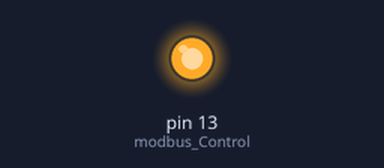
The sketch below on a simulated Arduino Uno, built with avr-gcc and run on an emulated ATmega328P. On the bench: output pins drawn as LEDs (lit = HIGH).

Above: at 0.1 s.
Timing chart, 0 to 1.6 s (numbered marks = the images above):
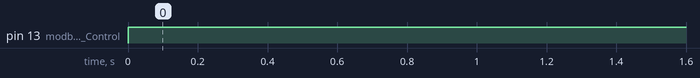

Measured:
- by itself, pin 13 (modbus_Control): LOW → HIGH at 0.00 s

The sketch:

RS485_4CH_Relay_ONOFF.ino
```cpp
/* Arduino Control Modbus Relay 4 Ch Using MAX485 Module
 *
 * [Arduino UNO] [MAX485 TTLtoRS485] [Relay 4Ch]
 * Serial OUT    Rx(2번)---RO(=Tx)    VCC
 * HIGH(5V)        (13번)--RE           B
 * RE+DE합쳐서          + --DE           A
 * Serial IN     Tx(3번)---DI(=Rx)    GND
 *
 * RS485모듈의 RO핀은 output으로 TTL통신에 TX핀에 해당된다.
 * RS485모듈의 DI핀은 input으로 TTL통신에 RX에 해당된다.
 * RS485모듈의 RE+DE핀은 통신방향을 제어(direction control)하는데
 * 전송시 HIGH로(Transmit), 수신시 LOW로(Receive) 설정하여 통신을 주고 받는 역할을 한다.
 * digitalWrite(modbus_Control, HIGH); 송신모드
 * digitalWrite(modbus_Control, LOW);  수신모드
 */

#include <SoftwareSerial.h>

#define modbus_RX       2
#define modbus_TX       3
#define modbus_Control    13

SoftwareSerial RS485(modbus_RX, modbus_TX); // RX, TX

/*** Relay *********/
byte DeviceID = 0x01;

// Relay 1
byte ON_relay_1[8]  = {DeviceID, 0x05, 0x00, 0x00, 0xFF, 0x00, 0x8C, 0x3A};
byte OFF_relay_1[8] = {DeviceID, 0x05, 0x00, 0x00, 0x00, 0x00, 0xCD, 0xCA};
// Relay 2
byte ON_relay_2[8]  = {DeviceID, 0x05, 0x00, 0x01, 0xFF, 0x00, 0xDD, 0xFA};
byte OFF_relay_2[8] = {DeviceID, 0x05, 0x00, 0x01, 0x00, 0x00, 0x9C, 0x0A};
// Relay 3
byte ON_relay_3[8]  = {DeviceID, 0x05, 0x00, 0x02, 0xFF, 0x00, 0x2D, 0xFA};
byte OFF_relay_3[8] = {DeviceID, 0x05, 0x00, 0x02, 0x00, 0x00, 0x6C, 0x0A};
// Relay 4
byte ON_relay_4[8]  = {DeviceID, 0x05, 0x00, 0x03, 0xFF, 0x00, 0x7C, 0x3A};
byte OFF_relay_4[8] = {DeviceID, 0x05, 0x00, 0x03, 0x00, 0x00, 0x3D, 0xCA};
// Relay ALL
byte ON_relay_ALL[10]  = {DeviceID, 0x0F, 0x00, 0x00, 0x00, 0x08, 0x01, 0xFF, 0xBE, 0xD5};
byte OFF_relay_ALL[10] = {DeviceID, 0x0F, 0x00, 0x00, 0x00, 0x08, 0x01, 0x00, 0xFE, 0x95};

int interval = 1000;

void setup() {
  Serial.begin(9600);
  RS485.begin(9600);
  pinMode(modbus_Control, OUTPUT);
}

void loop() {
  digitalWrite(modbus_Control, HIGH);

  RS485.write(ON_relay_1, 8); // Serial.write(buf, len) len: 배열에서 전송될 바이트 수
  RS485.flush();         // Serial.flush() 나가는 직렬 데이터의 전송이 완료될 때까지 기다림
  delay(interval);

  RS485.write(ON_relay_2, 8);
  RS485.flush();
  delay(interval);

  RS485.write(ON_relay_3, 8);
  RS485.flush();
  delay(interval);

  RS485.write(ON_relay_4, 8);
  RS485.flush();
  delay(interval);

  RS485.write(OFF_relay_1, 8);
  RS485.flush();
  delay(interval);

  RS485.write(OFF_relay_2, 8);
  RS485.flush();
  delay(interval);

  RS485.write(OFF_relay_3, 8);
  RS485.flush();
  delay(interval);

  RS485.write(OFF_relay_4, 8);
  RS485.flush();
  delay(interval);

  RS485.write(ON_relay_ALL, 10);
  RS485.flush();
  delay(interval);

  RS485.write(OFF_relay_ALL, 10);
  RS485.flush();
  delay(interval);

}
```
